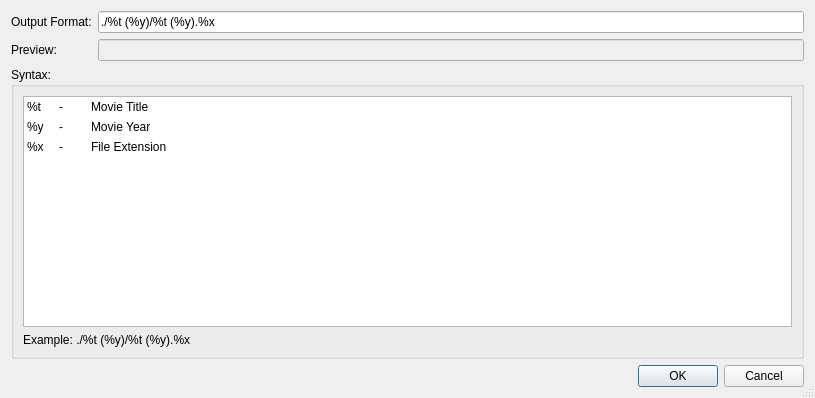
<?xml version="1.0" encoding="UTF-8"?>
<ui version="4.0">
 <class>Dialog</class>
 <widget class="QDialog" name="Dialog">
  <property name="geometry">
   <rect>
    <x>0</x>
    <y>0</y>
    <width>815</width>
    <height>398</height>
   </rect>
  </property>
  <property name="windowTitle">
   <string>Movie Settings</string>
  </property>
  <property name="windowOpacity">
   <double>0.900000000000000</double>
  </property>
  <property name="sizeGripEnabled">
   <bool>true</bool>
  </property>
  <layout class="QVBoxLayout" name="verticalLayout">
   <item>
    <layout class="QGridLayout" name="gridLayout_2">
     <item row="0" column="0">
      <widget class="QLabel" name="label">
       <property name="text">
        <string>Output Format:</string>
       </property>
      </widget>
     </item>
     <item row="1" column="0">
      <widget class="QLabel" name="label_2">
       <property name="text">
        <string>Preview:</string>
       </property>
      </widget>
     </item>
     <item row="0" column="1">
      <widget class="QLineEdit" name="txtMSOutFormat">
       <property name="text">
        <string>./%t (%y)/%t (%y).%x</string>
       </property>
      </widget>
     </item>
     <item row="1" column="1">
      <widget class="QLineEdit" name="txtMSPreview">
       <property name="enabled">
        <bool>false</bool>
       </property>
      </widget>
     </item>
    </layout>
   </item>
   <item>
    <widget class="QGroupBox" name="groupBox">
     <property name="title">
      <string>Syntax:</string>
     </property>
     <property name="flat">
      <bool>false</bool>
     </property>
     <layout class="QVBoxLayout" name="verticalLayout_2">
      <item>
       <widget class="QTableWidget" name="tableWidget">
        <property name="editTriggers">
         <set>QAbstractItemView::NoEditTriggers</set>
        </property>
        <property name="tabKeyNavigation">
         <bool>false</bool>
        </property>
        <property name="showDropIndicator" stdset="0">
         <bool>false</bool>
        </property>
        <property name="selectionMode">
         <enum>QAbstractItemView::NoSelection</enum>
        </property>
        <property name="showGrid">
         <bool>false</bool>
        </property>
        <property name="gridStyle">
         <enum>Qt::NoPen</enum>
        </property>
        <property name="wordWrap">
         <bool>false</bool>
        </property>
        <property name="rowCount">
         <number>3</number>
        </property>
        <property name="columnCount">
         <number>3</number>
        </property>
        <attribute name="horizontalHeaderVisible">
         <bool>false</bool>
        </attribute>
        <attribute name="horizontalHeaderCascadingSectionResizes">
         <bool>false</bool>
        </attribute>
        <attribute name="horizontalHeaderDefaultSectionSize">
         <number>32</number>
        </attribute>
        <attribute name="horizontalHeaderStretchLastSection">
         <bool>true</bool>
        </attribute>
        <attribute name="verticalHeaderVisible">
         <bool>false</bool>
        </attribute>
        <attribute name="verticalHeaderMinimumSectionSize">
         <number>20</number>
        </attribute>
        <attribute name="verticalHeaderDefaultSectionSize">
         <number>20</number>
        </attribute>
        <row/>
        <row/>
        <row/>
        <column/>
        <column/>
        <column/>
        <item row="0" column="0">
         <property name="text">
          <string>%t</string>
         </property>
        </item>
        <item row="0" column="1">
         <property name="text">
          <string>-</string>
         </property>
        </item>
        <item row="0" column="2">
         <property name="text">
          <string>Movie Title</string>
         </property>
        </item>
        <item row="1" column="0">
         <property name="text">
          <string>%y</string>
         </property>
        </item>
        <item row="1" column="1">
         <property name="text">
          <string>-</string>
         </property>
        </item>
        <item row="1" column="2">
         <property name="text">
          <string>Movie Year</string>
         </property>
        </item>
        <item row="2" column="0">
         <property name="text">
          <string>%x</string>
         </property>
        </item>
        <item row="2" column="1">
         <property name="text">
          <string>-</string>
         </property>
        </item>
        <item row="2" column="2">
         <property name="text">
          <string>File Extension</string>
         </property>
        </item>
       </widget>
      </item>
      <item>
       <widget class="QLabel" name="label_6">
        <property name="text">
         <string>Example: ./%t (%y)/%t (%y).%x</string>
        </property>
       </widget>
      </item>
     </layout>
    </widget>
   </item>
   <item>
    <widget class="QDialogButtonBox" name="buttonBox">
     <property name="orientation">
      <enum>Qt::Horizontal</enum>
     </property>
     <property name="standardButtons">
      <set>QDialogButtonBox::Cancel|QDialogButtonBox::Ok</set>
     </property>
    </widget>
   </item>
  </layout>
 </widget>
 <resources/>
 <connections>
  <connection>
   <sender>buttonBox</sender>
   <signal>accepted()</signal>
   <receiver>Dialog</receiver>
   <slot>accept()</slot>
   <hints>
    <hint type="sourcelabel">
     <x>248</x>
     <y>254</y>
    </hint>
    <hint type="destinationlabel">
     <x>157</x>
     <y>274</y>
    </hint>
   </hints>
  </connection>
  <connection>
   <sender>buttonBox</sender>
   <signal>rejected()</signal>
   <receiver>Dialog</receiver>
   <slot>reject()</slot>
   <hints>
    <hint type="sourcelabel">
     <x>316</x>
     <y>260</y>
    </hint>
    <hint type="destinationlabel">
     <x>286</x>
     <y>274</y>
    </hint>
   </hints>
  </connection>
 </connections>
</ui>
